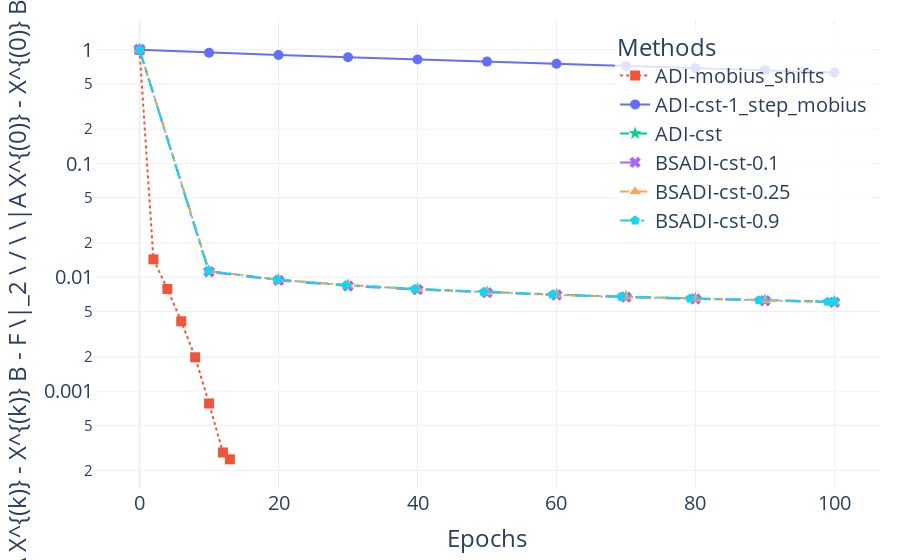
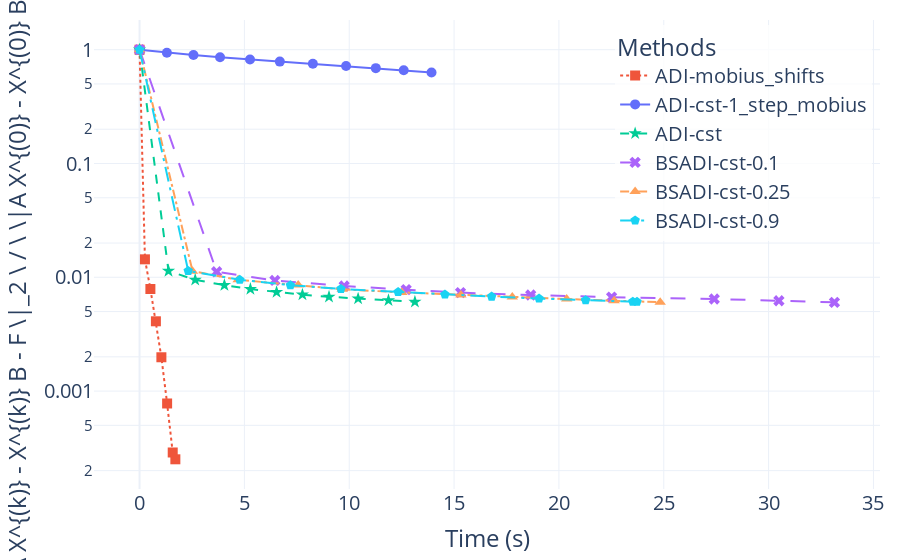

Notebook code for these charts, in order:
### Code cell
plot_conv_plotly(results_deter + results_rnd, title, prob="syl", x_axis="epoch")
plot_conv_plotly(results_deter + results_rnd, title, prob="syl", x_axis="time")

### Figure 1 — Plotly figure (JSON) as saved in the notebook; plotly's stock layout.template omitted (floating-point values rounded to 4 significant figures)
{"data": [{"line": {"color": "#EF553B", "dash": "dot"}, "marker": {"size": 10, "symbol": "square"}, "mode": "lines+markers", "name": "ADI-mobius_shifts", "type": "scatter", "x": [0, 2, 4, 6, 8, 10, 12, 13], "y": [1, 0.01439, 0.007891, 0.004106, 0.001983, 0.0007785, 0.0002888, 0.0002516]}, {"line": {"color": "#636EFA", "dash": "solid"}, "marker": {"size": 10, "symbol": "circle"}, "mode": "lines+markers", "name": "ADI-cst-1_step_mobius", "type": "scatter", "x": [0, 10, 20, 30, 40, 50, 60, 70, 80, 90, 100], "y": [1, 0.9408, 0.8981, 0.8585, 0.8212, 0.7857, 0.7519, 0.7196, 0.6888, 0.6594, 0.6312]}, {"line": {"color": "#00CC96", "dash": "dash"}, "marker": {"size": 10, "symbol": "star"}, "mode": "lines+markers", "name": "ADI-cst", "type": "scatter", "x": [0, 10, 20, 30, 40, 50, 60, 70, 80, 90, 100], "y": [1, 0.01136, 0.0095, 0.008521, 0.007877, 0.007406, 0.007038, 0.00674, 0.00649, 0.006277, 0.006091]}, {"line": {"color": "#AB63FA", "dash": "longdash"}, "marker": {"size": 10, "symbol": "x"}, "mode": "lines+markers", "name": "BSADI-cst-0.1", "type": "scatter", "x": [0, 10, 20, 30, 40, 50, 60, 70, 80, 90, 100], "y": [1, 0.01119, 0.009381, 0.008382, 0.007789, 0.007334, 0.006986, 0.006691, 0.006446, 0.006221, 0.006028]}, {"line": {"color": "#FFA15A", "dash": "dashdot"}, "marker": {"size": 10, "symbol": "triangle-up"}, "mode": "lines+markers", "name": "BSADI-cst-0.25", "type": "scatter", "x": [0, 10, 20, 30, 40, 50, 60, 70, 80, 90, 100], "y": [1, 0.01132, 0.009508, 0.008551, 0.007843, 0.00737, 0.006993, 0.006699, 0.006445, 0.006224, 0.006046]}, {"line": {"color": "#19D3F3", "dash": "longdashdot"}, "marker": {"size": 10, "symbol": "pentagon"}, "mode": "lines+markers", "name": "BSADI-cst-0.9", "type": "scatter", "x": [0, 9.9, 19.8, 29.7, 39.6, 49.5, 59.4, 69.3, 79.2, 89.1, 99, 99.9], "y": [1, 0.01138, 0.00952, 0.008527, 0.007909, 0.007434, 0.007066, 0.006768, 0.006511, 0.006299, 0.006111, 0.006096]}], "layout": {"font": {"size": 20}, "legend": {"bgcolor": "rgba(255,255,255,0.8)", "title": {"text": "Methods"}, "x": 0.99, "xanchor": "right", "y": 0.99, "yanchor": "top"}, "margin": {"b": 20, "l": 20, "r": 20, "t": 20}, "xaxis": {"title": {"text": "Epochs"}}, "yaxis": {"title": {"text": "$\\|A X^{(k)} - X^{(k)} B - F \\|_2 \\ / \\ \\|A X^{(0)} - X^{(0)} B - F \\|_2$"}, "type": "log"}}}

### Figure 2 — Plotly figure (JSON) as saved in the notebook; plotly's stock layout.template omitted (floating-point values rounded to 4 significant figures)
{"data": [{"line": {"color": "#EF553B", "dash": "dot"}, "marker": {"size": 10, "symbol": "square"}, "mode": "lines+markers", "name": "ADI-mobius_shifts", "type": "scatter", "x": [0.0002167, 0.2571, 0.5168, 0.7798, 1.042, 1.315, 1.582, 1.708], "y": [1, 0.01439, 0.007891, 0.004106, 0.001983, 0.0007785, 0.0002888, 0.0002516]}, {"line": {"color": "#636EFA", "dash": "solid"}, "marker": {"size": 10, "symbol": "circle"}, "mode": "lines+markers", "name": "ADI-cst-1_step_mobius", "type": "scatter", "x": [0.0001988, 1.303, 2.571, 3.839, 5.268, 6.69, 8.266, 9.849, 11.27, 12.6, 13.92], "y": [1, 0.9408, 0.8981, 0.8585, 0.8212, 0.7857, 0.7519, 0.7196, 0.6888, 0.6594, 0.6312]}, {"line": {"color": "#00CC96", "dash": "dash"}, "marker": {"size": 10, "symbol": "star"}, "mode": "lines+markers", "name": "ADI-cst", "type": "scatter", "x": [6.509e-05, 1.381, 2.655, 4.046, 5.286, 6.535, 7.768, 9.036, 10.42, 11.87, 13.13], "y": [1, 0.01136, 0.0095, 0.008521, 0.007877, 0.007406, 0.007038, 0.00674, 0.00649, 0.006277, 0.006091]}, {"line": {"color": "#AB63FA", "dash": "longdash"}, "marker": {"size": 10, "symbol": "x"}, "mode": "lines+markers", "name": "BSADI-cst-0.1", "type": "scatter", "x": [6.509e-05, 3.677, 6.454, 9.759, 12.72, 15.31, 18.65, 22.51, 27.41, 30.49, 33.14], "y": [1, 0.01119, 0.009381, 0.008382, 0.007789, 0.007334, 0.006986, 0.006691, 0.006446, 0.006221, 0.006028]}, {"line": {"color": "#FFA15A", "dash": "dashdot"}, "marker": {"size": 10, "symbol": "triangle-up"}, "mode": "lines+markers", "name": "BSADI-cst-0.25", "type": "scatter", "x": [6.509e-05, 2.527, 4.702, 7.566, 9.665, 12.51, 15.33, 17.78, 20.37, 22.64, 24.83], "y": [1, 0.01132, 0.009508, 0.008551, 0.007843, 0.00737, 0.006993, 0.006699, 0.006445, 0.006224, 0.006046]}, {"line": {"color": "#19D3F3", "dash": "longdashdot"}, "marker": {"size": 10, "symbol": "pentagon"}, "mode": "lines+markers", "name": "BSADI-cst-0.9", "type": "scatter", "x": [6.509e-05, 2.322, 4.778, 7.194, 9.605, 12.33, 14.56, 16.79, 19.05, 21.27, 23.53, 23.72], "y": [1, 0.01138, 0.00952, 0.008527, 0.007909, 0.007434, 0.007066, 0.006768, 0.006511, 0.006299, 0.006111, 0.006096]}], "layout": {"font": {"size": 20}, "legend": {"bgcolor": "rgba(255,255,255,0.8)", "title": {"text": "Methods"}, "x": 0.99, "xanchor": "right", "y": 0.99, "yanchor": "top"}, "margin": {"b": 20, "l": 20, "r": 20, "t": 20}, "xaxis": {"title": {"text": "Time (s)"}}, "yaxis": {"title": {"text": "$\\|A X^{(k)} - X^{(k)} B - F \\|_2 \\ / \\ \\|A X^{(0)} - X^{(0)} B - F \\|_2$"}, "type": "log"}}}
